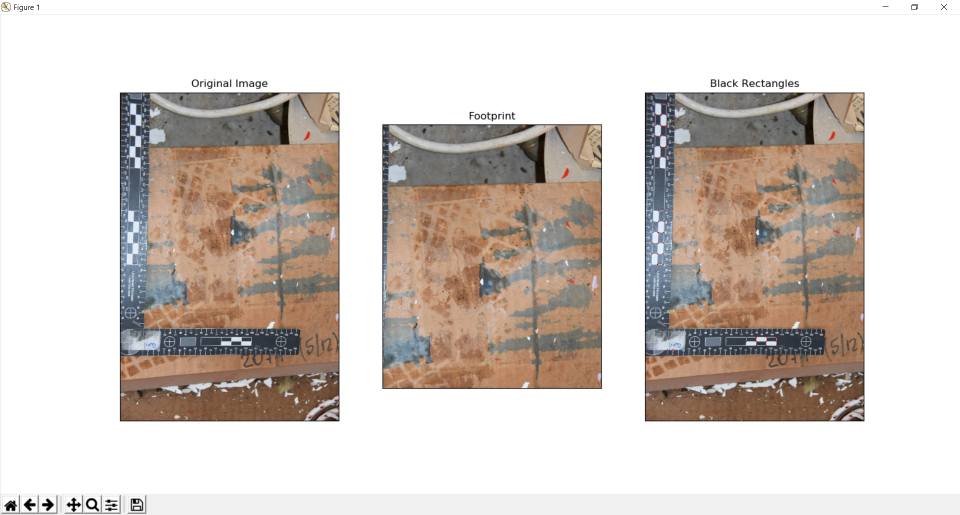
#> input picture Output PrintScreens/q1/1.png, 1919 x 1030 px, given in place of 1.jpg, which was not available (shown at 1/2 size)
$ python projectIM2020_q1.py   (older library calls are emulated)
#> lines starting #> are read from the running program, lines starting #| are printed output that depends on the picture; after the words box and inside, x2 and y2 are one past the last pixel; in counts of white or black regions, pixels touching at a corner belong together; pictures that were not available may be replaced by others from this repository, and a replacement may not be noted
### Students: Ofir Cohen, Saar Weitzman ###
### ID: 312255847, 204175137 ###
### Date: 29/3/2020 ###

import cv2
import numpy as np
import matplotlib.pyplot as plt


def read_img(filePath):
	'''
	Input: image path
	Output: numpy ndarray of the image
	'''
	img = cv2.imread(filePath)
	return cv2.cvtColor(img, cv2.COLOR_BGR2RGB)


def find_footprint(img):
	gray = cv2.cvtColor(img, cv2.COLOR_RGB2GRAY)
	edges = cv2.Canny(gray,50,150,apertureSize = 3)

	height, width = gray.shape
	row = find_row(edges, height, width)
	if row < height // 2:
		row = int(height - row)
	col = find_col(edges, height, width)
	print("row: {}. col: {}".format(row, col))
	print("height: {}. width: {}".format(height, width))

	return img[:row, col:]


def find_col(img, height, width):
	lines = cv2.HoughLines(img, 1, np.pi, 200)

	for r,theta in lines[0]:
		a = np.cos(theta)
		b = np.sin(theta)
		x0 = a*r
		y0 = b*r
		x1 = int(x0 + 1000*(-b))
		y1 = int(y0 + 1000*(a))
		x2 = int(x0 - 1000*(-b))
		y2 = int(y0 - 1000*(a))

	return x1


def find_row(img, height, width):
	lines = cv2.HoughLines(img, 1, np.pi / 135, 200)

	for r,theta in lines[0]:
		a = np.cos(theta)
		b = np.sin(theta)
		x0 = a*r
		y0 = b*r
		x1 = int(x0 + 1000*(-b))
		y1 = int(y0 + 1700*(a))
		x2 = int(x0 - 1000*(-b))
		y2 = int(y0 - 1000*(a))

	return y1


def find_vertices(img, vertices):
	blur = cv2.GaussianBlur(img, (5,5), 0)
	gray = cv2.cvtColor(blur, cv2.COLOR_RGB2GRAY)
	threshes = []
	thresh1 = cv2.adaptiveThreshold(gray, 255, cv2.ADAPTIVE_THRESH_GAUSSIAN_C, cv2.THRESH_BINARY, 31, 5)
	threshes.append(thresh1)
	thresh2 = cv2.adaptiveThreshold(gray, 255, cv2.ADAPTIVE_THRESH_GAUSSIAN_C, cv2.THRESH_BINARY, 111, 0)
	threshes.append(thresh2)

	for thresh in threshes:
		_, contours, _hierarchy = cv2.findContours(thresh, cv2.RETR_LIST, cv2.CHAIN_APPROX_SIMPLE)
		for cnt in contours:
			approx = cv2.approxPolyDP(cnt, 0.2 * len(cnt), True)
			if len(approx) == 4:
				if cv2.contourArea(cnt) > 9000 and cv2.contourArea(cnt) < 20000:
					vertices.append(cnt)


def draw_points(cnt, img):
	min_width = 99999
	max_width = 0
	min_height = 99999
	max_height = 0
	for points in cnt:
		for point in points:
			if(point[0]< min_width):
				min_width=point[0]
			if (point[0] > max_width):
				max_width = point[0]
			if (point[1] < min_height):
				min_height = point[1]
			if (point[1] > max_height):
				max_height = point[1]

	cv2.circle(img, (min_width, min_height), 5, (255, 0, 0), 10)
	cv2.circle(img, (max_width, min_height), 5, (255, 0, 0), 10)
	cv2.circle(img, (min_width, max_height), 5, (255, 0, 0), 10)
	cv2.circle(img, (max_width, max_height), 5, (255, 0, 0), 10)


def plot_results(img, footprint, output):
	plt.figure(figsize=(20, 20))
	plt.subplot(131)
	plt.imshow(img, cmap='gray')
	plt.title('Original Image')
	plt.xticks([])
	plt.yticks([])
	plt.subplot(132)
	plt.imshow(footprint, cmap = 'gray')
	plt.title('Footprint')
	plt.xticks([])
	plt.yticks([])
	plt.subplot(133)
	plt.imshow(output, cmap = 'gray')
	plt.title('Black Rectangles')
	plt.xticks([])
	plt.yticks([])
	plt.show()


def main():
	paths = ['./images/q1/1.jpg', './images/q1/7.JPG']
	for path in paths:
		img = read_img(path)
#> in read_img, img is the input picture: shape (1030, 1919, 3); mean B, G, R 195.5, 201.8, 210.6
		footprint = find_footprint(img.copy())
#> in find_footprint, `gray = cv2.cvtColor(img, cv2.COLOR_RGB2GRAY)`:
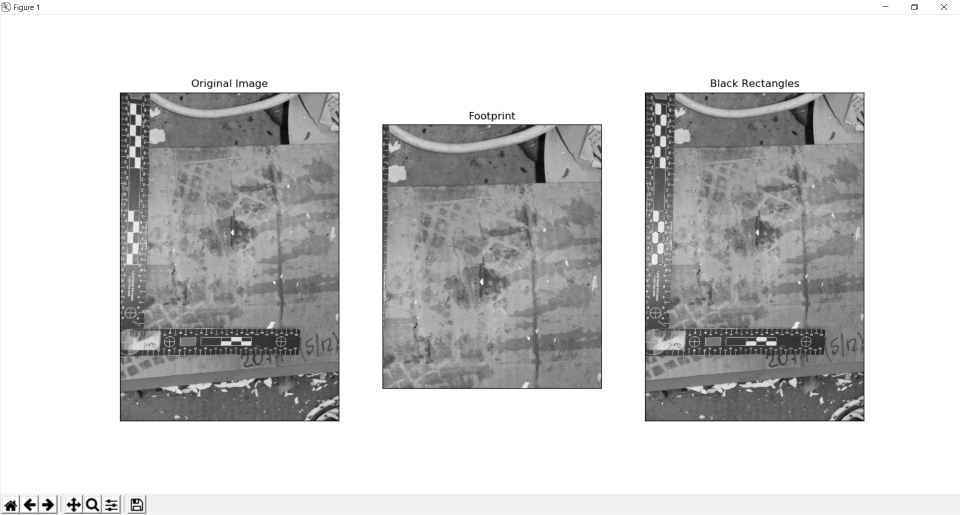
#> gray: shape (1030, 1919) (shown at 1/2 size); min 0, max 255, mean 203.7
#> in find_footprint, `edges = cv2.Canny(gray,50,150,apertureSize = 3)`:
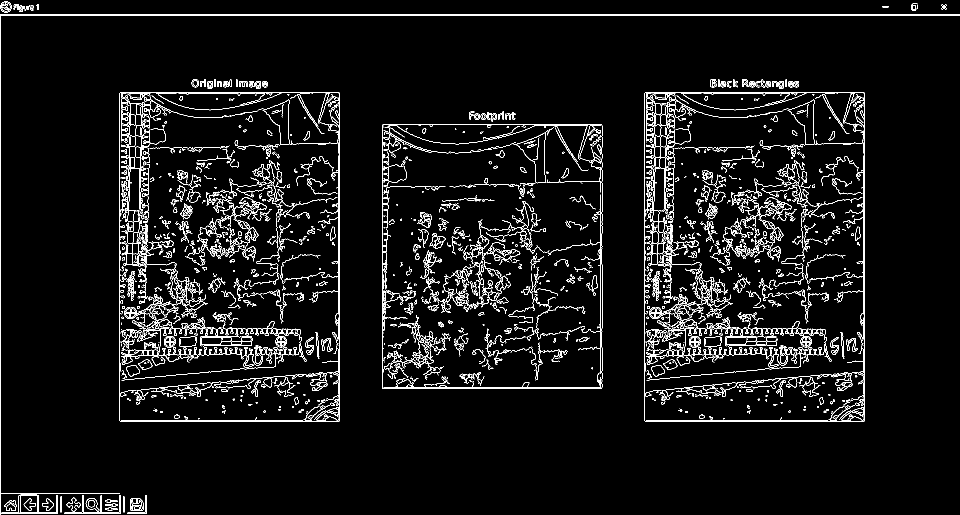
#> edges: shape (1030, 1919) (shown at 1/2 size); 5.1% white in thin lines or dots
#> in find_row, `lines = cv2.HoughLines(img, 1, np.pi / 135, 200)`: lines = 331 rows, first 8: [0, 0], [239, 0], [1289, 0], [676, 0], [1726, 0], [764, 0], [1201, 0], [679, 0]
#> the loop in find_row, `for r,theta in lines[0]:` made 1 pass
#> (r, theta, a, b, x0, y0, x1, y1) on pass 1: (0, 0, 1, 0, 0, 0, 0, 1700)
#> in find_footprint, `row = find_row(edges, height, width)`: row = 1700
#> in find_col, `lines = cv2.HoughLines(img, 1, np.pi, 200)`: lines = 13 rows, first 8: [0, 0], [239, 0], [1289, 0], [676, 0], [1726, 0], [764, 0], [1201, 0], [679, 0]
#> the loop in find_col, `for r,theta in lines[0]:` made 1 pass
#> (r, theta, a, b, x0, y0, x1, y1) on pass 1: (0, 0, 1, 0, 0, 0, 0, 1000)
#> in find_footprint, `col = find_col(edges, height, width)`: col = 0
#| row: 1700. col: 0
#| height: 1030. width: 1919
		vertices = []
		output = img.copy()
		find_vertices(output, vertices)
#> in find_vertices, `thresh1 = cv2.adaptiveThreshold(gray, 255, cv2.ADAPTIVE_THRESH_GAUSSIA..`:
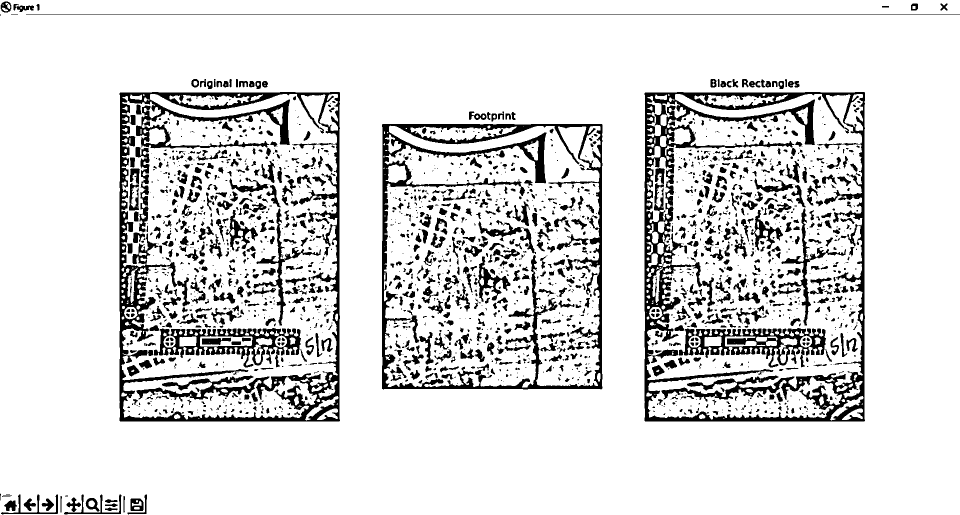
#> thresh1: shape (1030, 1919) (shown at 1/2 size); 86.6% white; 2123 black regions (1143 under 20 px), largest, box (x1, y1, x2, y2) and area: (1289, 184, 1730, 843) 50908, (239, 184, 680, 843) 47229, (764, 248, 1205, 779) 30864
#> in find_vertices, `thresh2 = cv2.adaptiveThreshold(gray, 255, cv2.ADAPTIVE_THRESH_GAUSSIA..`:
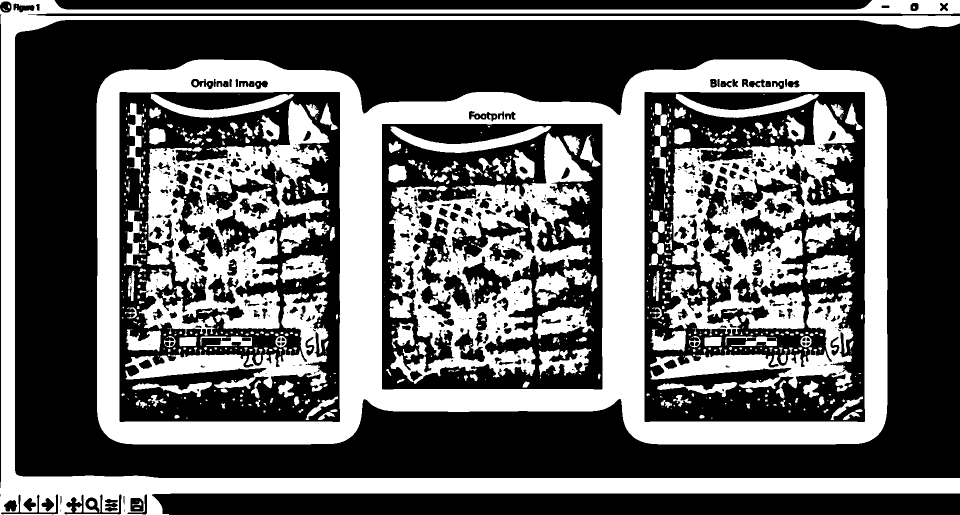
#> thresh2: shape (1030, 1919) (shown at 1/2 size); 39.4% white; 850 white regions (500 under 20 px), largest, box (x1, y1, x2, y2) and area: (193, 119, 1775, 889) 299331, (0, 0, 1919, 1030) 133915, (776, 266, 1185, 768) 72447
#> the loop in find_vertices, `for thresh in threshes:` made 2 passes
#> after the loop in find_vertices, `for thresh in threshes:`: vertices = []
		for vertex in vertices:
			draw_points(vertex, output)
		plot_results(img, footprint, output)
#> pass 2 of the loop in main, `for path in paths:`:
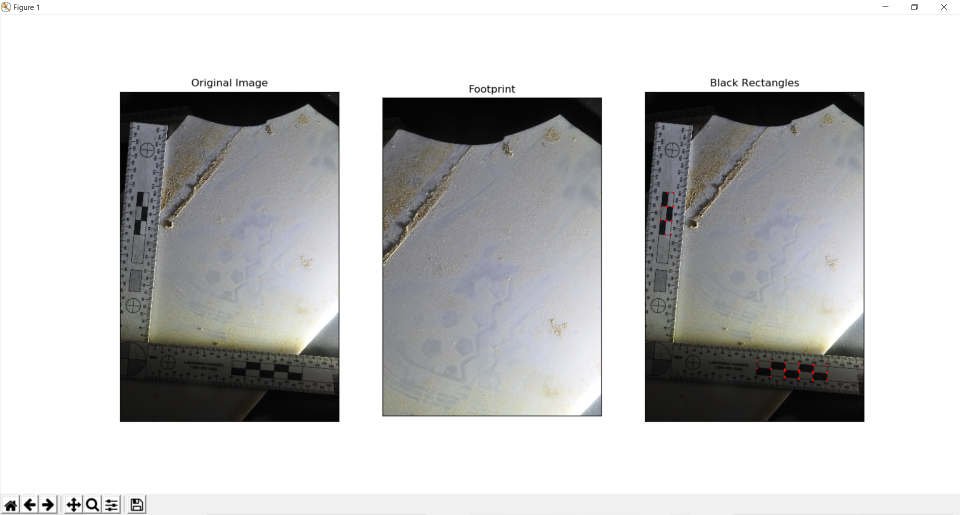
#> input picture Output PrintScreens/q1/7.png, 1919 x 1030 px, given in place of 7.JPG, which was not available (shown at 1/2 size)
#> in read_img, img is the input picture: shape (1030, 1919, 3); mean B, G, R 195.4, 195.3, 195.1
#> in find_footprint (call 2), `edges = cv2.Canny(gray,50,150,apertureSize = 3)`:
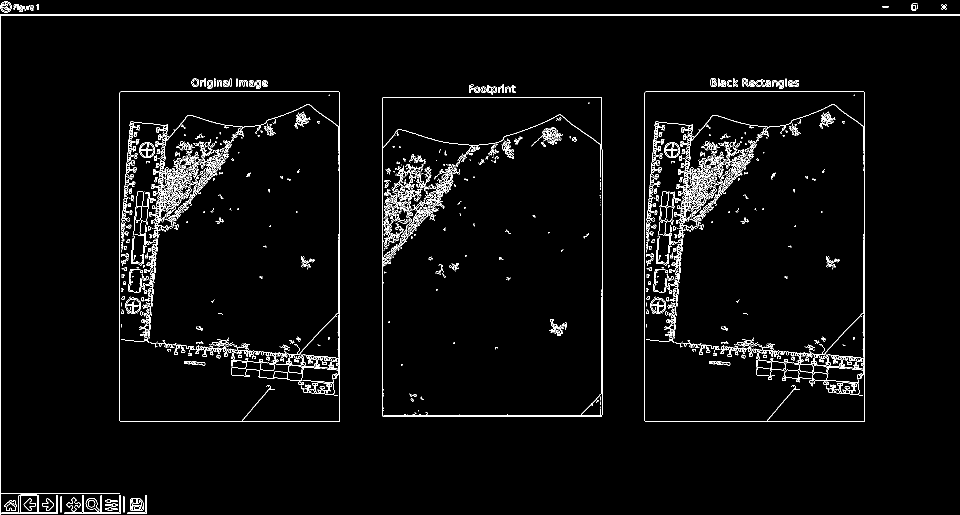
#> edges: shape (1030, 1919) (shown at 1/2 size); 3% white in thin lines or dots
#> in find_row (call 2), `lines = cv2.HoughLines(img, 1, np.pi / 135, 200)`: lines = 18 rows, first 8: [0, 0], [239, 0], [1289, 0], [764, 0], [1204, 0], [679, 0], [1729, 0], [1402, 0.0931]
#> the loop in find_row (call 2), `for r,theta in lines[0]:` made 1 pass
#> the loop in find_col (call 2), `for r,theta in lines[0]:` made 1 pass
#| row: 1700. col: 0
#| height: 1030. width: 1919
#> thresh1: shape (1030, 1919); 92.9% white; 1855 black regions (1311 under 20 px), largest, box (x1, y1, x2, y2) and area: (1289, 183, 1730, 844) 31626, (239, 183, 680, 844) 31583, (764, 195, 1205, 834) 21314
#> thresh2: shape (1030, 1919); 41.3% white; 1620 white regions (1199 under 20 px), largest, box (x1, y1, x2, y2) and area: (192, 117, 1776, 892) 313451, (0, 0, 1919, 1030) 134785, (295, 208, 676, 711) 69914
#> the loop in find_vertices (call 2), `for thresh in threshes:` made 2 passes
#> in plot_results (call 2), `plt.show()`:
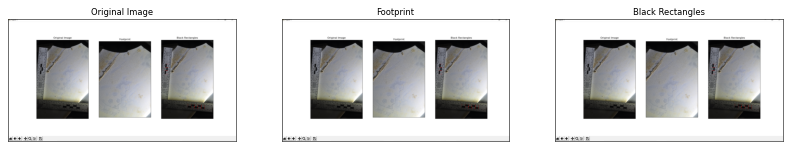
#> figure drawn by matplotlib, 3 panels

if __name__ == "__main__":
	main()
